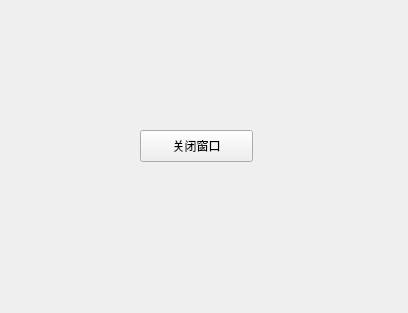
<?xml version="1.0" encoding="UTF-8"?>
<ui version="4.0">
 <class>Form</class>
 <widget class="QWidget" name="Form">
  <property name="geometry">
   <rect>
    <x>0</x>
    <y>0</y>
    <width>408</width>
    <height>313</height>
   </rect>
  </property>
  <property name="windowTitle">
   <string>Form</string>
  </property>
  <widget class="QPushButton" name="closeWinBtn">
   <property name="geometry">
    <rect>
     <x>140</x>
     <y>130</y>
     <width>113</width>
     <height>32</height>
    </rect>
   </property>
   <property name="text">
    <string>关闭窗口</string>
   </property>
  </widget>
 </widget>
 <resources/>
 <connections>
  <connection>
   <sender>closeWinBtn</sender>
   <signal>clicked()</signal>
   <receiver>Form</receiver>
   <slot>close()</slot>
   <hints>
    <hint type="sourcelabel">
     <x>194</x>
     <y>146</y>
    </hint>
    <hint type="destinationlabel">
     <x>224</x>
     <y>195</y>
    </hint>
   </hints>
  </connection>
 </connections>
</ui>
